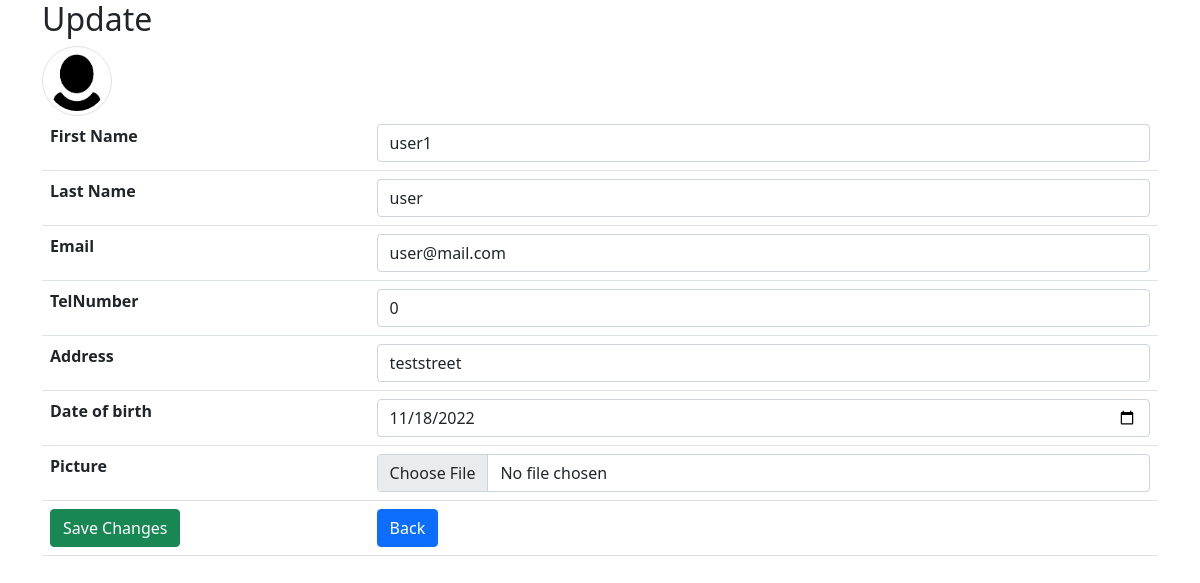
Page /update.php?id=2 (signed in) on the committed database.
### tables this page shows
CREATE TABLE `users` (
  `id` int(11) NOT NULL,
  `first_name` varchar(30) NOT NULL,
  `last_name` varchar(30) NOT NULL,
  `picture` varchar(255) DEFAULT NULL,
  `address` varchar(30) NOT NULL,
  `email` varchar(30) NOT NULL,
  `password` varchar(255) NOT NULL,
  `status` enum('user','adm') NOT NULL DEFAULT 'user',
  `date_of_birth` date DEFAULT NULL,
  `telnumber` int(50) NOT NULL
);

### update.php (the view, shortened to what this page needs)
<?php
require_once 'components/db_connect.php';
$backBtn = '';
if(isset($_SESSION["user"])){
    $backBtn = "home.php";
}
if (isset($_GET['id'])) {
    $id = $_GET['id'];
    $sql = "SELECT * FROM users WHERE id = {$id}";
    $result = mysqli_query($connect, $sql);
    if (mysqli_num_rows($result) == 1) {
        $data = mysqli_fetch_assoc($result);
        $f_name = $data['first_name'];
        $l_name = $data['last_name'];
        $email = $data['email'];
        $telnumber = $data['telnumber'];
        $address = $data['address'];
        $date_birth = $data['date_of_birth'];
    }
}
?>
<!DOCTYPE html>
<html lang="en">
<head>
   <?php require_once 'components/boot.php'?>
</head>
<body>
<div class="container">
        <h2>Update</h2>
        <img class='img-thumbnail rounded-circle' src='pictures/<?php echo $data['picture'] ?>' alt="<?php echo $f_name ?>">
        <form  method="post" enctype="multipart/form-data">
            <table class="table">
                <tr>
                    <th>First Name</th>
                    <td><input class="form-control" type="text"  name="first_name" placeholder ="First Name" value="<?php echo $f_name ?>"  /></td>
                </tr>
                <tr>
                    <th>Last Name</th>
                    <td><input class="form-control" type= "text" name="last_name"  placeholder="Last Name" value ="<?php echo $l_name ?>" /></td>
                </tr>
                <tr>
                    <th>Email</th>
                    <td><input class="form-control" type="email" name="email" placeholder= "Email" value= "<?php echo $email ?>" /></td>
                </tr>
                <tr>
                    <th>TelNumber</th>
                    <td><input class="form-control" type="text" name="telnumber" placeholder= "TelNumber" value= "<?= $telnumber ?>" /></td>
                </tr>
                <tr>
                    <th>Address</th>
                    <td><input class="form-control" type="text" name="address" placeholder= "Address" value= "<?= $address ?>" /></td>
                </tr>
                <tr>
                    <th>Date of birth</th>
                    <td><input class="form-control" type="date" name="date_of_birth" placeholder= "Date of birth" value= "<?php echo $date_birth ?>" /></td>
                </tr>
                <tr>
                    <th>Picture</th>
                    <td><input class="form-control" type="file" name="picture" /></td>
                </tr>
                <tr>
                    <td><button name="submit" class="btn btn-success" type= "submit">Save Changes</button></td>
                    <td><a href= "<?php echo $backBtn?>"><button class="btn btn-primary" type="button">Back</button></a></td>
                </tr>
            </table>
        </form>
</div>
</body>
</html>

### update.php (style rules this page uses)
.img-thumbnail { width: 70px !important; height: 70px !important; }

### rows in the picture
users: picture (picture), first_name "user1", last_name "user", email "user@mail.com", telnumber "0", address "teststreet", date_of_birth "11/18/2022"
